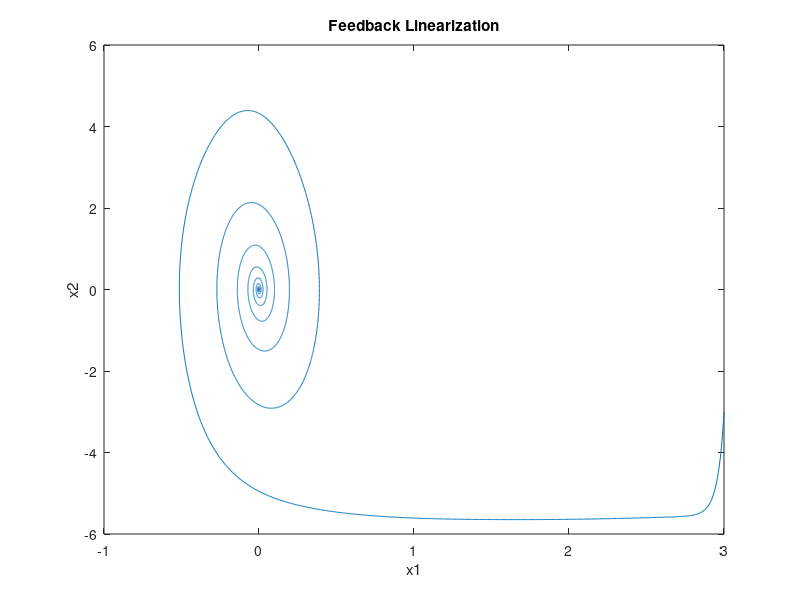

Write the MATLAB code that produced this figure.
clear;clc;

delta=0.001;
totalTime=10;
totalStep=totalTime/delta;
x1array=[1:totalStep]*0;x2array=x1array;

x1array(1)=3;x2array(1)=-3;%init condition
for i=1:totalStep
    x1=x1array(i);x2=x2array(i);
    u=(-(x1^3*x2+9*x1*x2^3)+(-82*x1-2*x2))/(x1^2+x2^2);
    
    d=0.1*sin(10*pi*(i*delta));
    x1_dot=x2;
    x2_dot=(1-0.2)*x1^3*x2+(9-0.4)*x1*x2^3+(x1^2+x2^2)*u+d;

    x1array(i+1)=x1+x1_dot*delta;
    x2array(i+1)=x2+x2_dot*delta;
end
plot(x1array,x2array);
xlabel('x1');
ylabel('x2');
title('Feedback Linearization');